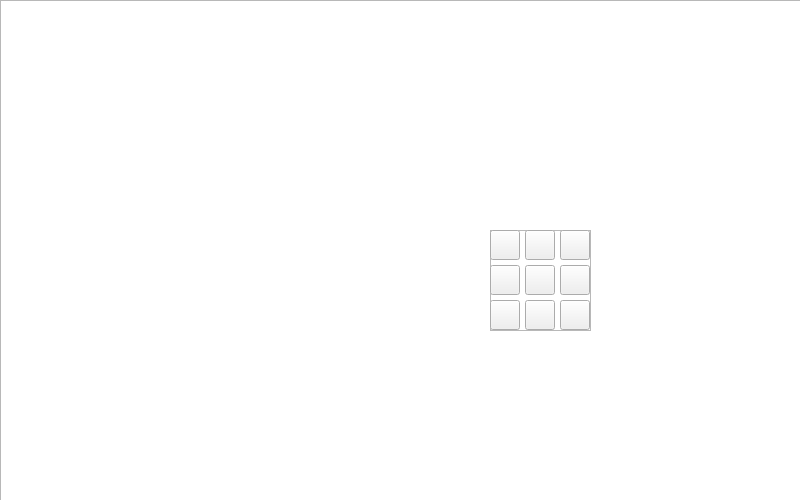
<?xml version="1.0" encoding="UTF-8"?>
<ui version="4.0">
 <class>studyTextPicture</class>
 <widget class="QMainWindow" name="studyTextPicture">
  <property name="windowModality">
   <enum>Qt::ApplicationModal</enum>
  </property>
  <property name="enabled">
   <bool>true</bool>
  </property>
  <property name="geometry">
   <rect>
    <x>0</x>
    <y>0</y>
    <width>800</width>
    <height>500</height>
   </rect>
  </property>
  <property name="minimumSize">
   <size>
    <width>800</width>
    <height>500</height>
   </size>
  </property>
  <property name="maximumSize">
   <size>
    <width>800</width>
    <height>500</height>
   </size>
  </property>
  <property name="mouseTracking">
   <bool>true</bool>
  </property>
  <property name="focusPolicy">
   <enum>Qt::ClickFocus</enum>
  </property>
  <property name="acceptDrops">
   <bool>true</bool>
  </property>
  <property name="windowTitle">
   <string>studyTextPicture</string>
  </property>
  <property name="autoFillBackground">
   <bool>false</bool>
  </property>
  <property name="styleSheet">
   <string notr="true"/>
  </property>
  <widget class="QWidget" name="centralWidget">
   <property name="mouseTracking">
    <bool>true</bool>
   </property>
   <widget class="QListWidget" name="textPicturesList">
    <property name="geometry">
     <rect>
      <x>630</x>
      <y>0</y>
      <width>171</width>
      <height>501</height>
     </rect>
    </property>
    <property name="font">
     <font>
      <family>微软雅黑</family>
      <pointsize>12</pointsize>
     </font>
    </property>
    <property name="mouseTracking">
     <bool>true</bool>
    </property>
    <property name="focusPolicy">
     <enum>Qt::WheelFocus</enum>
    </property>
    <property name="styleSheet">
     <string notr="true">background: transparent;
color:white;
border: transparent;
</string>
    </property>
    <property name="frameShape">
     <enum>QFrame::Panel</enum>
    </property>
    <property name="sizeAdjustPolicy">
     <enum>QAbstractScrollArea::AdjustIgnored</enum>
    </property>
   </widget>
   <widget class="QListView" name="listBackground">
    <property name="geometry">
     <rect>
      <x>0</x>
      <y>0</y>
      <width>801</width>
      <height>501</height>
     </rect>
    </property>
    <property name="mouseTracking">
     <bool>true</bool>
    </property>
    <property name="styleSheet">
     <string notr="true">color: rgb(255, 255, 255);
border-image: url(:/new/prefix1/background.jpg);
</string>
    </property>
   </widget>
   <widget class="QFrame" name="toolFrame">
    <property name="enabled">
     <bool>true</bool>
    </property>
    <property name="geometry">
     <rect>
      <x>490</x>
      <y>230</y>
      <width>101</width>
      <height>101</height>
     </rect>
    </property>
    <property name="frameShape">
     <enum>QFrame::StyledPanel</enum>
    </property>
    <property name="frameShadow">
     <enum>QFrame::Raised</enum>
    </property>
    <widget class="QPushButton" name="enlageButton">
     <property name="geometry">
      <rect>
       <x>70</x>
       <y>0</y>
       <width>30</width>
       <height>30</height>
      </rect>
     </property>
     <property name="mouseTracking">
      <bool>true</bool>
     </property>
     <property name="focusPolicy">
      <enum>Qt::ClickFocus</enum>
     </property>
     <property name="styleSheet">
      <string notr="true">border-image: url(:/new/prefix1/enlage.png);</string>
     </property>
     <property name="text">
      <string/>
     </property>
     <property name="shortcut">
      <string>Up</string>
     </property>
     <property name="autoDefault">
      <bool>false</bool>
     </property>
    </widget>
    <widget class="QPushButton" name="narrowButton">
     <property name="geometry">
      <rect>
       <x>70</x>
       <y>70</y>
       <width>30</width>
       <height>30</height>
      </rect>
     </property>
     <property name="styleSheet">
      <string notr="true">border-image: url(:/new/prefix1/narrow.png);</string>
     </property>
     <property name="text">
      <string/>
     </property>
     <property name="shortcut">
      <string>Down</string>
     </property>
    </widget>
    <widget class="QPushButton" name="clockwiseButton">
     <property name="geometry">
      <rect>
       <x>0</x>
       <y>70</y>
       <width>30</width>
       <height>30</height>
      </rect>
     </property>
     <property name="styleSheet">
      <string notr="true">border-image: url(:/new/prefix1/clockwise.png);</string>
     </property>
     <property name="text">
      <string/>
     </property>
    </widget>
    <widget class="QPushButton" name="counterclockwiseButton">
     <property name="geometry">
      <rect>
       <x>0</x>
       <y>0</y>
       <width>30</width>
       <height>30</height>
      </rect>
     </property>
     <property name="styleSheet">
      <string notr="true">border-image: url(:/new/prefix1/counterclockwise.png);</string>
     </property>
     <property name="text">
      <string/>
     </property>
    </widget>
    <widget class="QPushButton" name="addPictureButton">
     <property name="geometry">
      <rect>
       <x>0</x>
       <y>35</y>
       <width>30</width>
       <height>30</height>
      </rect>
     </property>
     <property name="styleSheet">
      <string notr="true">border-image: url(:/new/prefix1/addPicture1.png);</string>
     </property>
     <property name="text">
      <string/>
     </property>
    </widget>
    <widget class="QPushButton" name="addTextButton">
     <property name="geometry">
      <rect>
       <x>35</x>
       <y>70</y>
       <width>30</width>
       <height>30</height>
      </rect>
     </property>
     <property name="styleSheet">
      <string notr="true">border-image: url(:/new/prefix1/addText.png);</string>
     </property>
     <property name="text">
      <string/>
     </property>
    </widget>
    <widget class="QPushButton" name="deletButton">
     <property name="geometry">
      <rect>
       <x>70</x>
       <y>35</y>
       <width>30</width>
       <height>30</height>
      </rect>
     </property>
     <property name="styleSheet">
      <string notr="true">border-image: url(:/new/prefix1/delet.png);</string>
     </property>
     <property name="text">
      <string/>
     </property>
    </widget>
    <widget class="QPushButton" name="historyButton">
     <property name="geometry">
      <rect>
       <x>35</x>
       <y>0</y>
       <width>30</width>
       <height>30</height>
      </rect>
     </property>
     <property name="styleSheet">
      <string notr="true">border-image: url(:/new/prefix1/refresh.png);</string>
     </property>
     <property name="text">
      <string/>
     </property>
    </widget>
    <widget class="QPushButton" name="littleToolButton">
     <property name="geometry">
      <rect>
       <x>35</x>
       <y>35</y>
       <width>30</width>
       <height>30</height>
      </rect>
     </property>
     <property name="styleSheet">
      <string notr="true">border-image: url(:/new/prefix1/toolChoice.png);</string>
     </property>
     <property name="text">
      <string/>
     </property>
    </widget>
   </widget>
   <widget class="QPushButton" name="tool">
    <property name="geometry">
     <rect>
      <x>710</x>
      <y>430</y>
      <width>30</width>
      <height>30</height>
     </rect>
    </property>
    <property name="mouseTracking">
     <bool>true</bool>
    </property>
    <property name="styleSheet">
     <string notr="true">background: transparent;
border: transparent;

border-image: url(:/new/prefix1/toolChoice.png);</string>
    </property>
    <property name="text">
     <string/>
    </property>
   </widget>
   <widget class="QLabel" name="toolIcon">
    <property name="geometry">
     <rect>
      <x>710</x>
      <y>430</y>
      <width>30</width>
      <height>30</height>
     </rect>
    </property>
    <property name="mouseTracking">
     <bool>true</bool>
    </property>
    <property name="acceptDrops">
     <bool>true</bool>
    </property>
    <property name="styleSheet">
     <string notr="true">border-image: url(:/new/prefix1/wrong.png);</string>
    </property>
    <property name="text">
     <string/>
    </property>
   </widget>
   <widget class="QLabel" name="pictureViewLabel">
    <property name="enabled">
     <bool>true</bool>
    </property>
    <property name="geometry">
     <rect>
      <x>510</x>
      <y>40</y>
      <width>291</width>
      <height>251</height>
     </rect>
    </property>
    <property name="mouseTracking">
     <bool>true</bool>
    </property>
    <property name="styleSheet">
     <string notr="true">color: rgb(255, 255, 255);</string>
    </property>
    <property name="text">
     <string>pictureViewLabel</string>
    </property>
   </widget>
   <widget class="QTextBrowser" name="textBrowser">
    <property name="geometry">
     <rect>
      <x>0</x>
      <y>0</y>
      <width>628</width>
      <height>501</height>
     </rect>
    </property>
    <property name="styleSheet">
     <string notr="true">background: transparent;
color: rgb(255, 255, 255);
font: 12pt &quot;微软雅黑&quot;;</string>
    </property>
    <property name="html">
     <string>&lt;!DOCTYPE HTML PUBLIC &quot;-//W3C//DTD HTML 4.0//EN&quot; &quot;http://www.w3.org/TR/REC-html40/strict.dtd&quot;&gt;
&lt;html&gt;&lt;head&gt;&lt;meta name=&quot;qrichtext&quot; content=&quot;1&quot; /&gt;&lt;style type=&quot;text/css&quot;&gt;
p, li { white-space: pre-wrap; }
&lt;/style&gt;&lt;/head&gt;&lt;body style=&quot; font-family:'微软雅黑'; font-size:12pt; font-weight:400; font-style:normal;&quot;&gt;
&lt;p style=&quot;-qt-paragraph-type:empty; margin-top:0px; margin-bottom:0px; margin-left:0px; margin-right:0px; -qt-block-indent:0; text-indent:0px; font-family:'SimSun'; font-size:9pt;&quot;&gt;&lt;br /&gt;&lt;/p&gt;&lt;/body&gt;&lt;/html&gt;</string>
    </property>
   </widget>
   <zorder>listBackground</zorder>
   <zorder>pictureViewLabel</zorder>
   <zorder>textBrowser</zorder>
   <zorder>toolIcon</zorder>
   <zorder>textPicturesList</zorder>
   <zorder>toolFrame</zorder>
   <zorder>tool</zorder>
  </widget>
  <action name="action222">
   <property name="text">
    <string>222</string>
   </property>
  </action>
  <action name="action2222">
   <property name="text">
    <string>222</string>
   </property>
  </action>
  <action name="action333">
   <property name="text">
    <string>333</string>
   </property>
  </action>
 </widget>
 <layoutdefault spacing="6" margin="11"/>
 <resources/>
 <connections/>
</ui>
